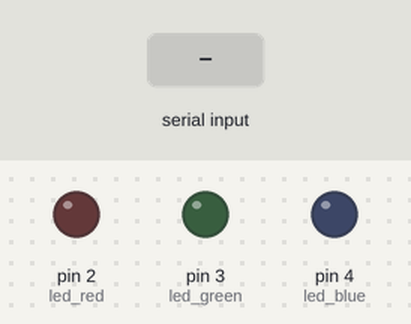
The sketch below on a simulated Arduino Uno, built with avr-gcc and run on an emulated ATmega328P. On the bench: output pins drawn as LEDs (lit = HIGH). The test bench sets the inputs (shaded band). What the sketch prints to the serial monitor is not drawn.

Above: at 1.2 s.
1.3 s: "r" received over Serial
At 1.7 s:
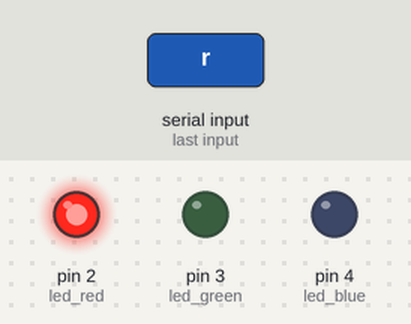
2.8 s: "g" received over Serial
At 4.0 s:
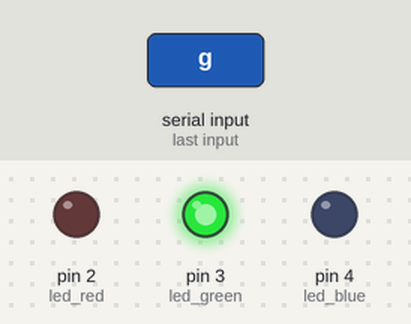
4.3 s: "b" received over Serial
At 5.2 s:
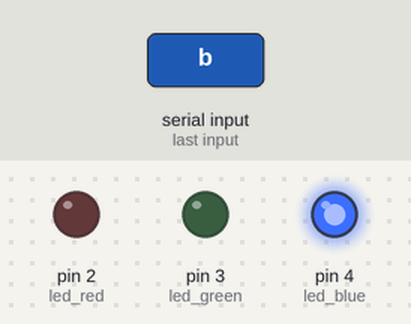
Timing chart, 0 to 7.3 s (numbered marks = the images above; inputs shaded):
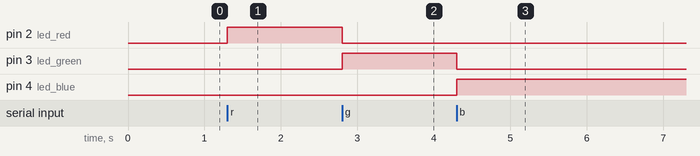

Measured:
- after the input at 1.3 s, pin 2 (led_red): LOW → HIGH at once
- after the input at 2.8 s, pin 2 (led_red): HIGH → LOW at once; pin 3 (led_green): LOW → HIGH at once
- after the input at 4.3 s, pin 3 (led_green): HIGH → LOW at once; pin 4 (led_blue): LOW → HIGH at once

The sketch:

sketch_oct15a.ino
```cpp
int led_red = 2;
int led_green = 3;
int led_blue = 4;

int incomingByte = 0;
char iC;

void setup() {
  Serial.begin(9600);
  Serial.print("heyo");

  pinMode(led_red, OUTPUT);
  pinMode(led_green, OUTPUT);
  pinMode(led_blue, OUTPUT);
}

void loop() {
  // put your main code here, to run repeatedly:

  if (Serial.available() > 0) {
    incomingByte = Serial.read();
    char iC = (char) incomingByte;
    if (iC == 'r') {
      digitalWrite(led_red, HIGH);
      digitalWrite(led_green, LOW);
      digitalWrite(led_blue, LOW);

    }
    if (iC == 'g') {
      digitalWrite(led_red, LOW);
      digitalWrite(led_green, HIGH);
      digitalWrite(led_blue, LOW);

    }
    if (iC == 'b') {
      digitalWrite(led_red, LOW);
      digitalWrite(led_green, LOW);
      digitalWrite(led_blue, HIGH);
    }
    Serial.print(iC);
  }
}
```
